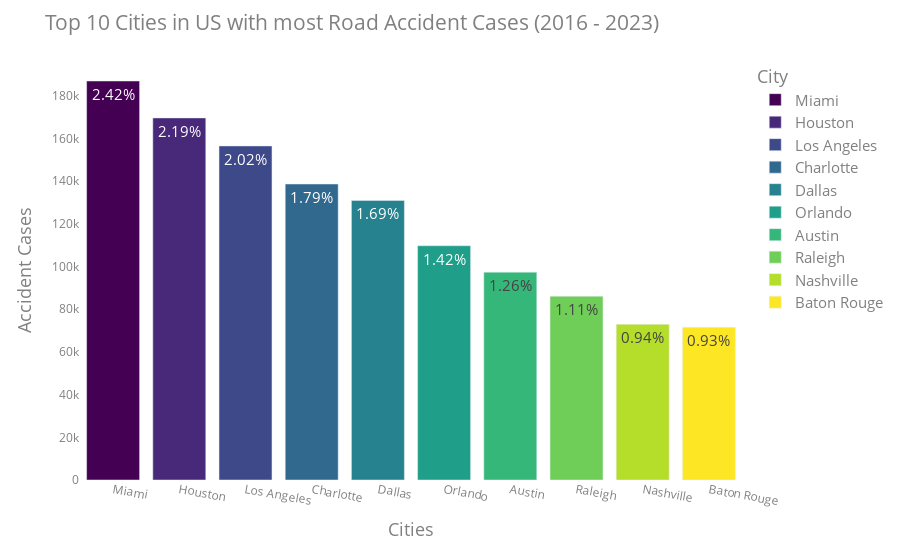

The notebook cell this image was saved under:
### Code cell
pt.top_10cities(df)

### Figure 1 — Plotly figure (JSON) as saved in the notebook; plotly's stock layout.template omitted (floating-point values rounded to 4 significant figures)
{"data": [{"alignmentgroup": "True", "hovertemplate": "<b>%{x}</b><br>%{y} cases<br>%{text}", "insidetextanchor": "end", "legendgroup": "Miami", "marker": {"color": "#440154", "pattern": {"shape": ""}}, "name": "Miami", "offsetgroup": "Miami", "orientation": "v", "showlegend": true, "text": ["2.42%"], "textangle": 0, "textposition": "inside", "texttemplate": "%{text}", "type": "bar", "x": ["Miami"], "xaxis": "x", "y": [186917], "yaxis": "y"}, {"alignmentgroup": "True", "hovertemplate": "<b>%{x}</b><br>%{y} cases<br>%{text}", "insidetextanchor": "end", "legendgroup": "Houston", "marker": {"color": "#482878", "pattern": {"shape": ""}}, "name": "Houston", "offsetgroup": "Houston", "orientation": "v", "showlegend": true, "text": ["2.19%"], "textangle": 0, "textposition": "inside", "texttemplate": "%{text}", "type": "bar", "x": ["Houston"], "xaxis": "x", "y": [169609], "yaxis": "y"}, {"alignmentgroup": "True", "hovertemplate": "<b>%{x}</b><br>%{y} cases<br>%{text}", "insidetextanchor": "end", "legendgroup": "Los Angeles", "marker": {"color": "#3e4989", "pattern": {"shape": ""}}, "name": "Los Angeles", "offsetgroup": "Los Angeles", "orientation": "v", "showlegend": true, "text": ["2.02%"], "textangle": 0, "textposition": "inside", "texttemplate": "%{text}", "type": "bar", "x": ["Los Angeles"], "xaxis": "x", "y": [156491], "yaxis": "y"}, {"alignmentgroup": "True", "hovertemplate": "<b>%{x}</b><br>%{y} cases<br>%{text}", "insidetextanchor": "end", "legendgroup": "Charlotte", "marker": {"color": "#31688e", "pattern": {"shape": ""}}, "name": "Charlotte", "offsetgroup": "Charlotte", "orientation": "v", "showlegend": true, "text": ["1.79%"], "textangle": 0, "textposition": "inside", "texttemplate": "%{text}", "type": "bar", "x": ["Charlotte"], "xaxis": "x", "y": [138652], "yaxis": "y"}, {"alignmentgroup": "True", "hovertemplate": "<b>%{x}</b><br>%{y} cases<br>%{text}", "insidetextanchor": "end", "legendgroup": "Dallas", "marker": {"color": "#26828e", "pattern": {"shape": ""}}, "name": "Dallas", "offsetgroup": "Dallas", "orientation": "v", "showlegend": true, "text": ["1.69%"], "textangle": 0, "textposition": "inside", "texttemplate": "%{text}", "type": "bar", "x": ["Dallas"], "xaxis": "x", "y": [130939], "yaxis": "y"}, {"alignmentgroup": "True", "hovertemplate": "<b>%{x}</b><br>%{y} cases<br>%{text}", "insidetextanchor": "end", "legendgroup": "Orlando", "marker": {"color": "#1f9e89", "pattern": {"shape": ""}}, "name": "Orlando", "offsetgroup": "Orlando", "orientation": "v", "showlegend": true, "text": ["1.42%"], "textangle": 0, "textposition": "inside", "texttemplate": "%{text}", "type": "bar", "x": ["Orlando"], "xaxis": "x", "y": [109733], "yaxis": "y"}, {"alignmentgroup": "True", "hovertemplate": "<b>%{x}</b><br>%{y} cases<br>%{text}", "insidetextanchor": "end", "legendgroup": "Austin", "marker": {"color": "#35b779", "pattern": {"shape": ""}}, "name": "Austin", "offsetgroup": "Austin", "orientation": "v", "showlegend": true, "text": ["1.26%"], "textangle": 0, "textposition": "inside", "texttemplate": "%{text}", "type": "bar", "x": ["Austin"], "xaxis": "x", "y": [97359], "yaxis": "y"}, {"alignmentgroup": "True", "hovertemplate": "<b>%{x}</b><br>%{y} cases<br>%{text}", "insidetextanchor": "end", "legendgroup": "Raleigh", "marker": {"color": "#6ece58", "pattern": {"shape": ""}}, "name": "Raleigh", "offsetgroup": "Raleigh", "orientation": "v", "showlegend": true, "text": ["1.11%"], "textangle": 0, "textposition": "inside", "texttemplate": "%{text}", "type": "bar", "x": ["Raleigh"], "xaxis": "x", "y": [86079], "yaxis": "y"}, {"alignmentgroup": "True", "hovertemplate": "<b>%{x}</b><br>%{y} cases<br>%{text}", "insidetextanchor": "end", "legendgroup": "Nashville", "marker": {"color": "#b5de2b", "pattern": {"shape": ""}}, "name": "Nashville", "offsetgroup": "Nashville", "orientation": "v", "showlegend": true, "text": ["0.94%"], "textangle": 0, "textposition": "inside", "texttemplate": "%{text}", "type": "bar", "x": ["Nashville"], "xaxis": "x", "y": [72930], "yaxis": "y"}, {"alignmentgroup": "True", "hovertemplate": "<b>%{x}</b><br>%{y} cases<br>%{text}", "insidetextanchor": "end", "legendgroup": "Baton Rouge", "marker": {"color": "#fde725", "pattern": {"shape": ""}}, "name": "Baton Rouge", "offsetgroup": "Baton Rouge", "orientation": "v", "showlegend": true, "text": ["0.93%"], "textangle": 0, "textposition": "inside", "texttemplate": "%{text}", "type": "bar", "x": ["Baton Rouge"], "xaxis": "x", "y": [71588], "yaxis": "y"}], "layout": {"annotations": [{"align": "center", "font": {"color": "grey", "size": 14}, "showarrow": false, "text": "Top 10 Cities account for 15.79% of total cases", "x": 0.5, "xref": "paper", "y": -0.25, "yref": "paper"}], "barmode": "relative", "font": {"color": "grey", "size": 15}, "legend": {"title": {"text": "City"}, "tracegroupgap": 0}, "margin": {"t": 60}, "plot_bgcolor": "white", "title": {"text": "\nTop 10 Cities in US with most Road Accident Cases (2016 - 2023)\n"}, "xaxis": {"anchor": "y", "categoryarray": ["Miami", "Houston", "Los Angeles", "Charlotte", "Dallas", "Orlando", "Austin", "Raleigh", "Nashville", "Baton Rouge"], "categoryorder": "array", "domain": [0, 1], "tickangle": 10, "tickfont": {"size": 12}, "title": {"text": "\nCities\n"}}, "yaxis": {"anchor": "x", "domain": [0, 1], "tickfont": {"size": 12}, "title": {"text": "\nAccident Cases\n"}}}}
